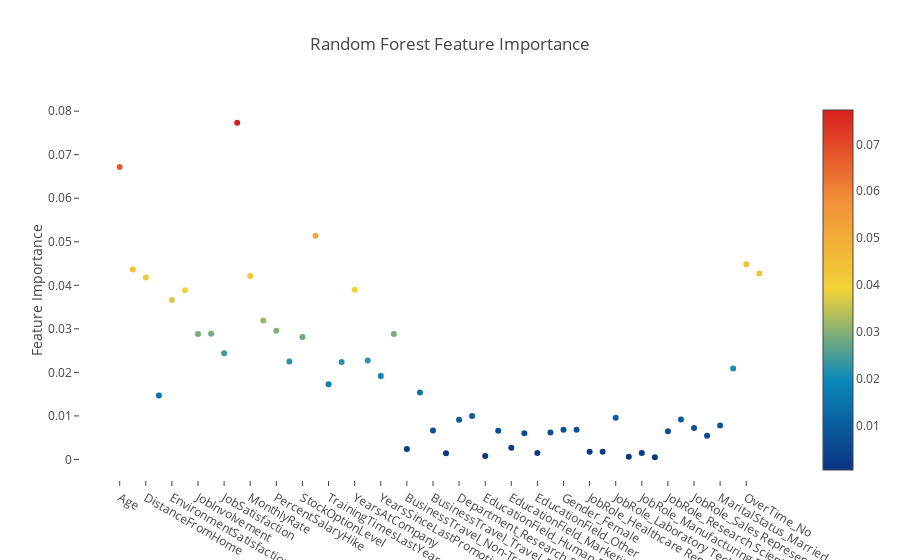

Source (notebook cell):
### Code cell
import plotly.offline as py
py.init_notebook_mode(connected=True)
import plotly.graph_objs as go

# Scatter plot 
trace = go.Scatter(
    y = rf.feature_importances_,
    x = X.columns.values,
    #x = attrition_final.columns.values,
    
    mode='markers',
    marker=dict(
        sizemode = 'diameter',
        sizeref = 1,
        size = 6,
        #size= rf.feature_importances_,
        #color = np.random.randn(500),
        color = rf.feature_importances_,
        colorscale='Portland',
        showscale=True
    ),
    text = X.columns.values
)
data = [trace]

layout= go.Layout(
    autosize= True,
    title= 'Random Forest Feature Importance',
    hovermode= 'closest',
     xaxis= dict(
         ticklen= 5,
         showgrid=False,
        zeroline=False,
        showline=False
     ),
    yaxis=dict(
        title= 'Feature Importance',
        showgrid=False,
        zeroline=False,
        ticklen= 5,
        gridwidth= 2
    ),
    showlegend= False
)
fig = go.Figure(data=data, layout=layout)
py.iplot(fig,filename='scatter2010')

### Figure 1 — Plotly figure (JSON) as saved in the notebook; plotly's stock layout.template omitted (floating-point values rounded to 4 significant figures)
{"data": [{"marker": {"color": [0.06715, 0.0436, 0.0418, 0.01468, 0.03665, 0.03884, 0.02879, 0.02889, 0.02441, 0.07733, 0.04215, 0.03193, 0.02959, 0.02251, 0.02815, 0.0514, 0.01729, 0.02237, 0.03898, 0.02275, 0.0192, 0.02883, 0.002413, 0.01537, 0.006675, 0.001433, 0.009141, 0.009962, 0.000817, 0.00661, 0.002675, 0.006038, 0.00146, 0.006202, 0.006804, 0.006812, 0.001759, 0.001777, 0.009575, 0.0006034, 0.001469, 0.0005088, 0.006476, 0.009177, 0.007222, 0.005473, 0.007817, 0.02092, 0.04485, 0.04269], "colorscale": "Portland", "showscale": true, "size": 6, "sizemode": "diameter", "sizeref": 1}, "mode": "markers", "text": ["Age", "DailyRate", "DistanceFromHome", "Education", "EnvironmentSatisfaction", "HourlyRate", "JobInvolvement", "JobLevel", "JobSatisfaction", "MonthlyIncome", "MonthlyRate", "NumCompaniesWorked", "PercentSalaryHike", "RelationshipSatisfaction", "StockOptionLevel", "TotalWorkingYears", "TrainingTimesLastYear", "WorkLifeBalance", "YearsAtCompany", "YearsInCurrentRole", "YearsSinceLastPromotion", "YearsWithCurrManager", "BusinessTravel_Non-Travel", "BusinessTravel_Travel_Frequently", "BusinessTravel_Travel_Rarely", "Department_Human Resources", "Department_Research & Development", "Department_Sales", "EducationField_Human Resources", "EducationField_Life Sciences", "EducationField_Marketing", "EducationField_Medical", "EducationField_Other", "EducationField_Technical Degree", "Gender_Female", "Gender_Male", "JobRole_Healthcare Representative", "JobRole_Human Resources", "JobRole_Laboratory Technician", "JobRole_Manager", "JobRole_Manufacturing Director", "JobRole_Research Director", "JobRole_Research Scientist", "JobRole_Sales Executive", "JobRole_Sales Representative", "MaritalStatus_Divorced", "MaritalStatus_Married", "MaritalStatus_Single", "OverTime_No", "OverTime_Yes"], "type": "scatter", "x": ["Age", "DailyRate", "DistanceFromHome", "Education", "EnvironmentSatisfaction", "HourlyRate", "JobInvolvement", "JobLevel", "JobSatisfaction", "MonthlyIncome", "MonthlyRate", "NumCompaniesWorked", "PercentSalaryHike", "RelationshipSatisfaction", "StockOptionLevel", "TotalWorkingYears", "TrainingTimesLastYear", "WorkLifeBalance", "YearsAtCompany", "YearsInCurrentRole", "YearsSinceLastPromotion", "YearsWithCurrManager", "BusinessTravel_Non-Travel", "BusinessTravel_Travel_Frequently", "BusinessTravel_Travel_Rarely", "Department_Human Resources", "Department_Research & Development", "Department_Sales", "EducationField_Human Resources", "EducationField_Life Sciences", "EducationField_Marketing", "EducationField_Medical", "EducationField_Other", "EducationField_Technical Degree", "Gender_Female", "Gender_Male", "JobRole_Healthcare Representative", "JobRole_Human Resources", "JobRole_Laboratory Technician", "JobRole_Manager", "JobRole_Manufacturing Director", "JobRole_Research Director", "JobRole_Research Scientist", "JobRole_Sales Executive", "JobRole_Sales Representative", "MaritalStatus_Divorced", "MaritalStatus_Married", "MaritalStatus_Single", "OverTime_No", "OverTime_Yes"], "y": [0.06715, 0.0436, 0.0418, 0.01468, 0.03665, 0.03884, 0.02879, 0.02889, 0.02441, 0.07733, 0.04215, 0.03193, 0.02959, 0.02251, 0.02815, 0.0514, 0.01729, 0.02237, 0.03898, 0.02275, 0.0192, 0.02883, 0.002413, 0.01537, 0.006675, 0.001433, 0.009141, 0.009962, 0.000817, 0.00661, 0.002675, 0.006038, 0.00146, 0.006202, 0.006804, 0.006812, 0.001759, 0.001777, 0.009575, 0.0006034, 0.001469, 0.0005088, 0.006476, 0.009177, 0.007222, 0.005473, 0.007817, 0.02092, 0.04485, 0.04269]}], "layout": {"autosize": true, "hovermode": "closest", "showlegend": false, "title": "Random Forest Feature Importance", "xaxis": {"showgrid": false, "showline": false, "ticklen": 5, "zeroline": false}, "yaxis": {"gridwidth": 2, "showgrid": false, "ticklen": 5, "title": "Feature Importance", "zeroline": false}}}
